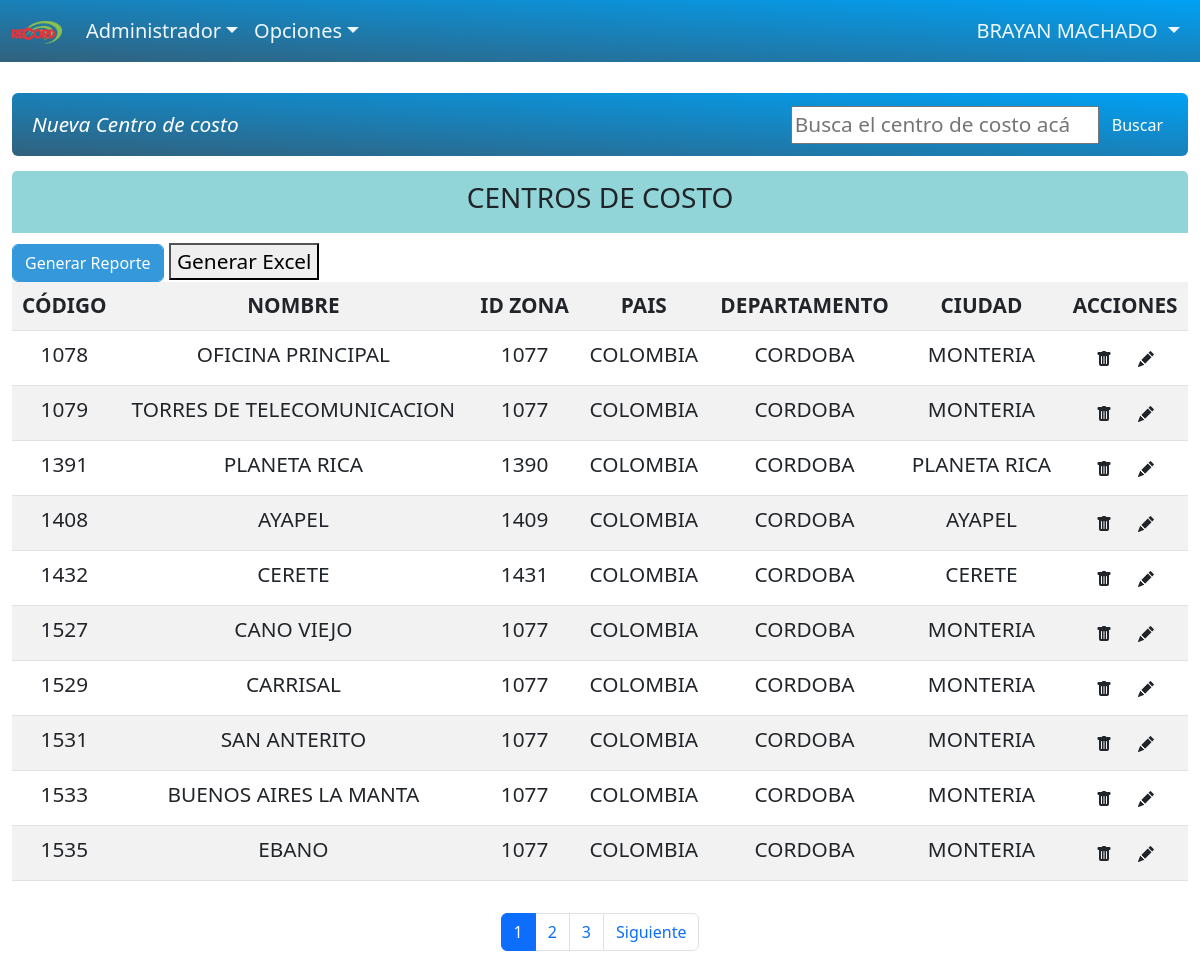
Screenshot of /administrador/centroCosto.php (signed in) with the database file from the repository.
### tables this page shows
CREATE TABLE `centrocosto` (
  `idcentrocosto` int NOT NULL,
  `nombre_centrocosto` varchar(45) DEFAULT NULL,
  `fk_idzona` int DEFAULT NULL,
  `fk_pais` int DEFAULT NULL,
  `fk_departamento` int DEFAULT NULL,
  `fk_ciudad` int DEFAULT NULL,
  `estado` int DEFAULT NULL
);

CREATE TABLE `pais` (
  `id` int NOT NULL,
  `nombre_pais` varchar(255) DEFAULT NULL,
  `estado` int DEFAULT NULL
);

CREATE TABLE `departamento` (
  `id` int NOT NULL,
  `nombre_departamento` varchar(255) DEFAULT NULL,
  `id_pais` int DEFAULT NULL,
  `estado` int DEFAULT NULL
);

CREATE TABLE `ciudad` (
  `id` int NOT NULL,
  `nombre_ciudad` varchar(255) DEFAULT NULL,
  `id_departamento` int NOT NULL,
  `estado` int DEFAULT NULL
);

### administrador/busquedas/buscarCentrocosto.php (called while the page is built, shortened)
<?php
    include_once '../database/db.php';
    function ejecutarConsulta($conexion, $sql) {
    $result = $conexion->query($sql);
     return $result;
    }
    $page = 1;
    $resultsPerPage = 10;
    $sql = "SELECT cc.idcentrocosto, cc.nombre_centrocosto, cc.fk_idzona, pa.nombre_pais AS nombre_pais, dp.nombre_departamento AS nombre_departamento, ci.nombre_ciudad AS nombre_ciudad
        FROM centrocosto cc
        LEFT JOIN pais pa ON cc.fk_pais = pa.id
        LEFT JOIN departamento dp ON cc.fk_departamento = dp.id
        LEFT JOIN ciudad ci ON cc.fk_ciudad = ci.id";
    $offset = ($page - 1) * $resultsPerPage;
    $sql .= " LIMIT $offset, $resultsPerPage";
    $result = ejecutarConsulta($conexion, $sql);
    ?>

### administrador/centroCosto.php (the view, shortened to what this page needs)
<?php
include_once "../database/db.php";
?>
<!DOCTYPE html>
<html lang="en">
<head>
    <link rel="stylesheet" href="https://cdn.jsdelivr.net/npm/bootstrap@5.2.3/dist/css/bootstrap.min.css">
    <link rel="stylesheet" href="../css/activos.css">
</head>
<body>
    <?php
    include('header.php');
    ?>
    <br>
    <div class="container">
        <nav class="navbar navsep navbar-expand-sm navbar-rednav bg-rednav rounded">
            <div class="container-fluid">
                <div class="navbar-collapse" id="mynavbar">
                    <ul class="navbar-nav me-auto">
                        <li class="nav-item">
                            <i>
                                <a class="nav-item nav-link bi bi-plus-square-dotted"
                                    href="pantallas/crear_centrocosto.php"> Nueva Centro de costo</a>
                            </i>
                        </li>
                    </ul>
                    <form class="d-flex">
                        <input placeholder="Busca el centro de costo acá" onchange="this.form.requestSubmit()"
                            type="text" name="search" id="search">
                        <button class="btn btn-secondary" type="button">Buscar</button>
                    </form>
                </div>
            </div>
        </nav>
        <div class="row">
            <div class="col-md-8">
                <div class="tzona">
                    <h3>CENTROS DE COSTO</h3>
                </div>
                <button onclick="generarPDF()" class="btn third">Generar Reporte</button>
                <button id="btn-generar-excel">Generar Excel</button>
                <table class="bigtables table  table-striped table-hover">
                    <tbody>
                        <tr class="text-dark">
                            <th>CÓDIGO</th>
                            <th>NOMBRE</th>
                            <th>ID ZONA</th>
                            <th>PAIS</th>
                            <th>DEPARTAMENTO</th>
                            <th>CIUDAD</th>
                            <th>ACCIONES</th>
                        </tr>
                        <?php
                        include_once 'busquedas/buscarCentrocosto.php';
                        ?>
                        <?php
                        while ($mostrar = mysqli_fetch_array($result)) {
                        ?>
                        <tr>
                            <td>
                                <?php echo $mostrar['idcentrocosto']?>
                            </td>
                            <td>
                                <?php echo $mostrar['nombre_centrocosto']?>
                            </td>
                            <td>
                                <?php echo $mostrar['fk_idzona']?>
                            </td>
                            <td>
                                <?php echo $mostrar['nombre_pais']?>
                            </td>
                            <td>
                                <?php echo $mostrar['nombre_departamento']?>
                            </td>
                            <td>
                                <?php echo $mostrar['nombre_ciudad']?>
                            </td>
                            <td>
                                <i class="separar">
                                    <form class="button_to" method="post" action="botones/inhabilitarCentroCosto.php"
                                        onsubmit="return confirm('¿Estás seguro de que quieres eliminar este centro de costo?');">
                                        <button class="bi bi-trash  text-dark btn" name="eliminar" type="submit">
                                        </button>
                                    </form>
                                    <a title="Editar" class=" bi bi-pencil-fill  text-dark btn" href=""></a>
                                </i>
                            </td>
                        </tr>
                        <?php
                            }
                        ?>
                    </tbody>
                </table>
            </div>
        </div>
    </div>
    <nav aria-label="...">
        <ul class="pagination justify-content-center mt-2">
            <?php
            include_once 'paginacion/paginacion.php';
        ?>
        </ul>
    </nav>
</body>
</html>

### rows the page displays
centrocosto: idcentrocosto "1078", nombre_centrocosto "OFICINA PRINCIPAL", fk_idzona "1077", fk_pais.nombre_pais "COLOMBIA", fk_departamento.nombre_departamento "CORDOBA", fk_ciudad.nombre_ciudad "MONTERIA"
centrocosto: idcentrocosto "1079", nombre_centrocosto "TORRES DE TELECOMUNICACION", fk_idzona "1077", fk_pais.nombre_pais "COLOMBIA", fk_departamento.nombre_departamento "CORDOBA", fk_ciudad.nombre_ciudad "MONTERIA"
centrocosto: idcentrocosto "1391", nombre_centrocosto "PLANETA RICA", fk_idzona "1390", fk_pais.nombre_pais "COLOMBIA", fk_departamento.nombre_departamento "CORDOBA", fk_ciudad.nombre_ciudad "PLANETA RICA"
centrocosto: idcentrocosto "1408", nombre_centrocosto "AYAPEL", fk_idzona "1409", fk_pais.nombre_pais "COLOMBIA", fk_departamento.nombre_departamento "CORDOBA", fk_ciudad.nombre_ciudad "AYAPEL"
centrocosto: idcentrocosto "1432", nombre_centrocosto "CERETE", fk_idzona "1431", fk_pais.nombre_pais "COLOMBIA", fk_departamento.nombre_departamento "CORDOBA", fk_ciudad.nombre_ciudad "CERETE"
centrocosto: idcentrocosto "1527", nombre_centrocosto "CANO VIEJO", fk_idzona "1077", fk_pais.nombre_pais "COLOMBIA", fk_departamento.nombre_departamento "CORDOBA", fk_ciudad.nombre_ciudad "MONTERIA"
centrocosto: idcentrocosto "1529", nombre_centrocosto "CARRISAL", fk_idzona "1077", fk_pais.nombre_pais "COLOMBIA", fk_departamento.nombre_departamento "CORDOBA", fk_ciudad.nombre_ciudad "MONTERIA"
centrocosto: idcentrocosto "1531", nombre_centrocosto "SAN ANTERITO", fk_idzona "1077", fk_pais.nombre_pais "COLOMBIA", fk_departamento.nombre_departamento "CORDOBA", fk_ciudad.nombre_ciudad "MONTERIA"
centrocosto: idcentrocosto "1533", nombre_centrocosto "BUENOS AIRES LA MANTA", fk_idzona "1077", fk_pais.nombre_pais "COLOMBIA", fk_departamento.nombre_departamento "CORDOBA", fk_ciudad.nombre_ciudad "MONTERIA"
centrocosto: idcentrocosto "1535", nombre_centrocosto "EBANO", fk_idzona "1077", fk_pais.nombre_pais "COLOMBIA", fk_departamento.nombre_departamento "CORDOBA", fk_ciudad.nombre_ciudad "MONTERIA"

### other values shown
$n_usuario "BRAYAN"
$apellidos "MACHADO"
